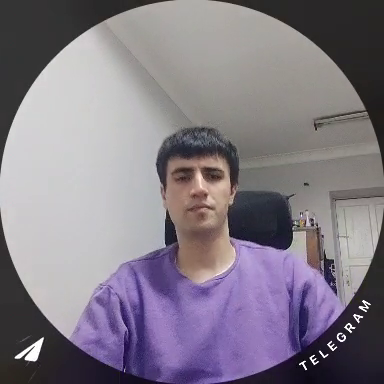
#> input picture frame 24 of src/bas_bef_bed_example.mp4, 384 x 384 px, given in place of the camera
$ python collect_dataset.py
#> lines starting #> are read from the running program, lines starting #| are printed output that depends on the picture
"""
Инструмент сбора датасета жестов — сохранение в .mp4
======================================================
Записывает видео жестов с камеры и сохраняет как .mp4 файлы.

Установка:
    pip install opencv-python numpy

Использование:
    python collect_dataset.py

Структура сохранённых данных:
    my_dataset/
    ├── MOTHER/
    │   ├── 0.mp4
    │   ├── 1.mp4
    │   └── ...
    ├── FATHER/
    │   ├── 0.mp4
    │   └── ...
    └── classes.npy
"""

import os
import numpy as np
import cv2

# КОНФИГУРАЦИЯ

DATASET_DIR       = "./my_dataset"
SAMPLES_PER_CLASS = 60        # сколько видео на каждое слово
RECORD_SECONDS    = 2.0       # длина одной записи в секундах
FPS               = 30        # кадров в секунду
CAMERA_INDEX      = 0         # индекс камеры (0 = встроенная)
FRAME_W           = 640
FRAME_H           = 480

CLASSES = [
    "accident",
    "africa",
    "all",
    "apple",
    "basketball",
    "bed",
    "before",
    "bird",
    "birthday",
    "black"
]

FRAMES_PER_VIDEO = int(RECORD_SECONDS * FPS)   # кадров на одно видео

# ЗАПИСЬ ОДНОГО ВИДЕО

def record_video(cap, class_name: str, sample_idx: int):
    """
    Ожидает нажатия SPACE, затем записывает FRAMES_PER_VIDEO кадров.
    Возвращает:
        list[np.ndarray] — список BGR кадров
        "skip"           — пропустить класс
        None             — выход
    """

    # Ожидание нажатия SPACE
    while True:
        ret, frame = cap.read()
        if not ret:
            continue

        frame = cv2.flip(frame, 1)
        h, w  = frame.shape[:2]

        # Фон шапки
        cv2.rectangle(frame, (0, 0), (w, 75), (30, 30, 30), -1)
        cv2.putText(frame,
                    f"Sign: {class_name}   [{sample_idx + 1} / {SAMPLES_PER_CLASS}]",
                    (12, 32), cv2.FONT_HERSHEY_SIMPLEX, 0.85, (255, 255, 255), 2)
        cv2.putText(frame,
                    "SPACE - write   S - next word   Q - exit",
                    (12, 62), cv2.FONT_HERSHEY_SIMPLEX, 0.52, (180, 180, 180), 1)

        # Прогресс класса внизу
        done    = sample_idx
        bar_w   = int(w * done / SAMPLES_PER_CLASS)
        cv2.rectangle(frame, (0, h - 18), (w, h), (40, 40, 40), -1)
        cv2.rectangle(frame, (0, h - 18), (bar_w, h), (0, 180, 80), -1)
        cv2.putText(frame, f"{done}/{SAMPLES_PER_CLASS}",
                    (w - 80, h - 4), cv2.FONT_HERSHEY_SIMPLEX, 0.45,
                    (220, 220, 220), 1)

        cv2.imshow("Dataset collection", frame)
        key = cv2.waitKey(1) & 0xFF

        if key == ord("q"):
            return None
        if key == ord("s"):
            return "skip"
        if key == ord(" "):
            break

    # Обратный отсчёт 3..2..1
    for countdown in range(1, 0, -1):
        deadline = cv2.getTickCount() + int(cv2.getTickFrequency() * 0.8)
        while cv2.getTickCount() < deadline:
            ret, frame = cap.read()
            if not ret:
                continue
            frame = cv2.flip(frame, 1)
            h, w  = frame.shape[:2]
            cv2.rectangle(frame, (0, 0), (w, h), (0, 0, 150), 6)
            cv2.rectangle(frame, (0, 0), (w, 75), (0, 0, 150), -1)
            cv2.putText(frame, f"Get ready...  {countdown}",
                        (12, 52), cv2.FONT_HERSHEY_SIMPLEX, 1.3,
                        (255, 255, 255), 3)
            cv2.imshow("Dataset collection", frame)
            cv2.waitKey(1)

    # Запись кадров
    recorded_frames = []

    while len(recorded_frames) < FRAMES_PER_VIDEO:
        ret, frame = cap.read()
        if not ret:
            continue

        frame = cv2.flip(frame, 1)
        recorded_frames.append(frame.copy())

        h, w      = frame.shape[:2]
        progress  = len(recorded_frames) / FRAMES_PER_VIDEO
        bar_w     = int(w * progress)

        # Красная рамка — идёт запись
        cv2.rectangle(frame, (0, 0), (w, h), (0, 0, 220), 5)

        # Шапка
        cv2.rectangle(frame, (0, 0), (w, 60), (150, 0, 0), -1)
        cv2.putText(frame, f"● REC   {class_name}",
                    (12, 42), cv2.FONT_HERSHEY_SIMPLEX, 1.1,
                    (255, 255, 255), 2)

        # Прогресс записи
        cv2.rectangle(frame, (0, h - 22), (w, h), (40, 40, 40), -1)
        cv2.rectangle(frame, (0, h - 22), (bar_w, h), (0, 60, 220), -1)
        cv2.putText(frame,
                    f"{len(recorded_frames)}/{FRAMES_PER_VIDEO}  "
                    f"({len(recorded_frames)/FPS:.1f}s / {RECORD_SECONDS:.1f}s)",
                    (10, h - 6), cv2.FONT_HERSHEY_SIMPLEX, 0.5,
                    (255, 255, 255), 1)

        cv2.imshow("Dataset collection", frame)
        cv2.waitKey(1)

    # Зелёная вспышка — записано
    ret, frame = cap.read()
    if ret:
        frame = cv2.flip(frame, 1)
        h, w  = frame.shape[:2]
        cv2.rectangle(frame, (0, 0), (w, h), (0, 200, 0), 8)
        cv2.putText(frame, "  Written!",
                    (w // 2 - 130, h // 2),
                    cv2.FONT_HERSHEY_SIMPLEX, 1.8, (0, 220, 0), 4)
        cv2.imshow("Dataset collection", frame)
        cv2.waitKey(400)

    return recorded_frames


# СОХРАНЕНИЕ ВИДЕО

def save_video(frames: list, path: str):
    """Сохраняет список BGR кадров как .mp4 файл."""
    if not frames:
        return

    h, w = frames[0].shape[:2]
    fourcc = cv2.VideoWriter_fourcc(*"mp4v")
    writer = cv2.VideoWriter(path, fourcc, FPS, (w, h))

    for frame in frames:
        writer.write(frame)

    writer.release()


# ГЛАВНАЯ ФУНКЦИЯ

def main():
    print("=" * 55)
    print("  Сбор датасета жестов  →  .mp4")
    print("=" * 55)
    print(f"Классов        : {len(CLASSES)}")
    print(f"Видео / слово  : {SAMPLES_PER_CLASS}")
    print(f"Длина записи   : {RECORD_SECONDS}с  ({FRAMES_PER_VIDEO} кадров @ {FPS}fps)")
    print(f"Итого видео    : {len(CLASSES) * SAMPLES_PER_CLASS}")
    print(f"Папка          : {os.path.abspath(DATASET_DIR)}")
    print("=" * 55)

    # Создаём папки
    for cls in CLASSES:
        os.makedirs(os.path.join(DATASET_DIR, cls), exist_ok=True)

    # Сохраняем список классов сразу
    np.save(os.path.join(DATASET_DIR, "classes.npy"), np.array(CLASSES))

    cap = cv2.VideoCapture(CAMERA_INDEX)
    cap.set(cv2.CAP_PROP_FRAME_WIDTH,  FRAME_W)
    cap.set(cv2.CAP_PROP_FRAME_HEIGHT, FRAME_H)
    cap.set(cv2.CAP_PROP_FPS, FPS)

    if not cap.isOpened():
        print(f" Камера {CAMERA_INDEX} не найдена!")
        return

    print(f"\n Камера открыта: {int(cap.get(cv2.CAP_PROP_FRAME_WIDTH))}×"
          f"{int(cap.get(cv2.CAP_PROP_FRAME_HEIGHT))} @ "
          f"{int(cap.get(cv2.CAP_PROP_FPS))}fps")

    try:
        for class_name in CLASSES:
            class_dir = os.path.join(DATASET_DIR, class_name)

            # Считаем уже записанные видео
            existing = len([f for f in os.listdir(class_dir)
                            if f.endswith(".mp4")])

            print(f"\n Класс: {class_name}  "
                  f"(записано: {existing}/{SAMPLES_PER_CLASS})")

            if existing >= SAMPLES_PER_CLASS:
                print(f"    Пропускаю — уже {existing} видео")
                continue

            sample_idx = existing
            while sample_idx < SAMPLES_PER_CLASS:

                result = record_video(cap, class_name, sample_idx)

                if result is None:
                    print("\n⏹️  Выход")
                    return

                if isinstance(result, str) and result == "skip":
                    print(f"   ⏭️  Пропускаю класс {class_name}")
                    break

                # Сохраняем .mp4
                save_path = os.path.join(class_dir, f"{sample_idx}.mp4")
                save_video(result, save_path)
                size_kb = os.path.getsize(save_path) // 1024
                print(f"    {class_name}/{sample_idx}.mp4  ({size_kb} KB)")
                sample_idx += 1
#> this loop made 1 pass; (key q is pressed on pass 1)
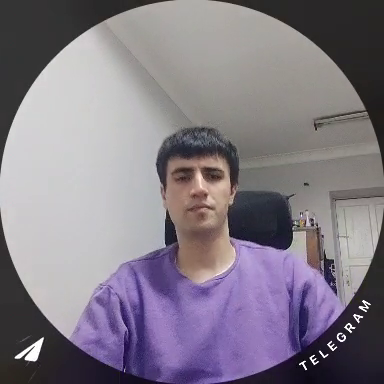
#> input picture frame 24 of src/bas_bef_bed_example.mp4, 384 x 384 px, given in place of the camera
#> pass 1, in record_video, `frame = cv2.flip(frame, 1)`:
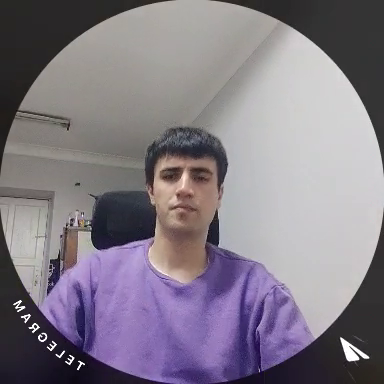
#> frame: shape (384, 384, 3); mean B, G, R 134.6, 123.4, 131.1
#> pass 1, in record_video, `cv2.imshow("Dataset collection", frame)`:
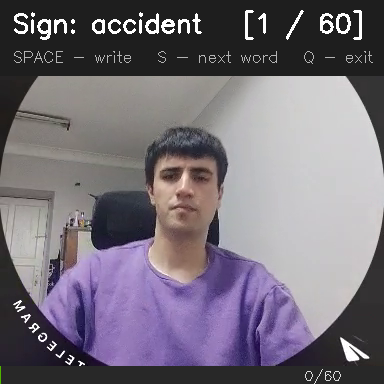
#> window 'Dataset collection': shape (384, 384, 3); mean B, G, R 121, 110.7, 117.4

        print("\n Сбор датасета завершён!")

    finally:
        cap.release()
        cv2.destroyAllWindows()

    # Итоговая статистика
    print("\n Итого:")
    total = 0
    for cls in CLASSES:
        class_dir = os.path.join(DATASET_DIR, cls)
        count = len([f for f in os.listdir(class_dir) if f.endswith(".mp4")])
        total += count
        done  = "" if count >= SAMPLES_PER_CLASS else "⏳"
        bar   = "*" * count + "*" * max(0, SAMPLES_PER_CLASS - count)
        print(f"   {done} {cls:<15} {bar} {count}/{SAMPLES_PER_CLASS}")
    print(f"\n   Всего видео: {total}")


if __name__ == "__main__":
    main()

$ run again, starting later in the video
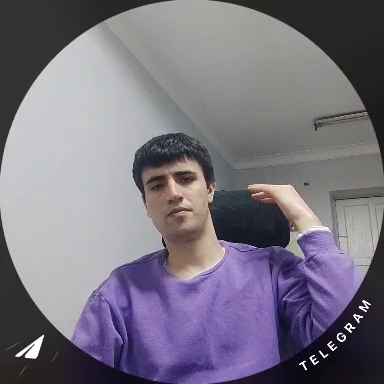
#> input picture frame 109 of src/bas_bef_bed_example.mp4, 384 x 384 px, given in place of the camera
#> the loop in main, `while sample_idx < SAMPLES_PER_CLASS: ` made 1 pass; (key q is pressed on pass 1)
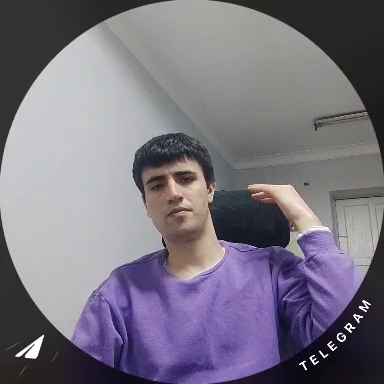
#> input picture frame 109 of src/bas_bef_bed_example.mp4, 384 x 384 px, given in place of the camera
#> pass 1, in record_video, `frame = cv2.flip(frame, 1)`:
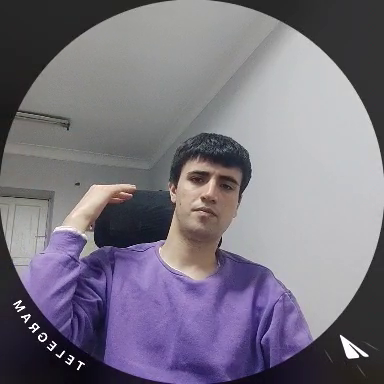
#> frame: shape (384, 384, 3); mean B, G, R 128.6, 115.7, 121.1
#> pass 1, in record_video, `cv2.imshow("Dataset collection", frame)`:
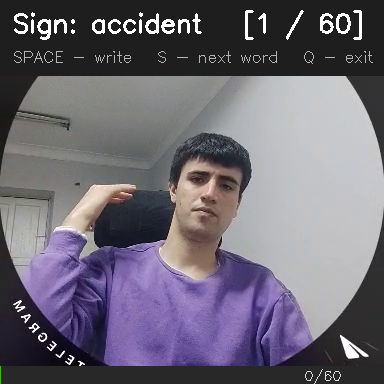
#> window 'Dataset collection': shape (384, 384, 3); mean B, G, R 115.7, 104, 108.9

$ run again, starting later in the video
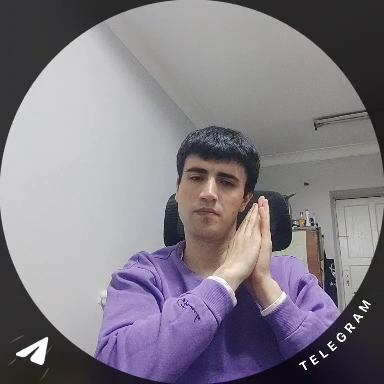
#> input picture frame 195 of src/bas_bef_bed_example.mp4, 384 x 384 px, given in place of the camera
#> the loop in main, `while sample_idx < SAMPLES_PER_CLASS: ` made 1 pass; (key q is pressed on pass 1)
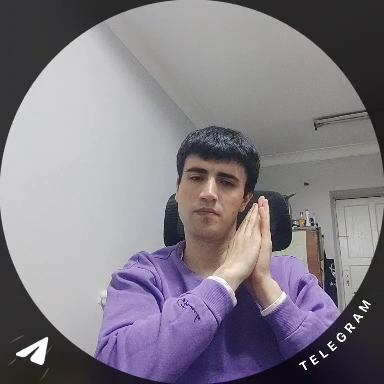
#> input picture frame 195 of src/bas_bef_bed_example.mp4, 384 x 384 px, given in place of the camera
#> pass 1, in record_video, `frame = cv2.flip(frame, 1)`:
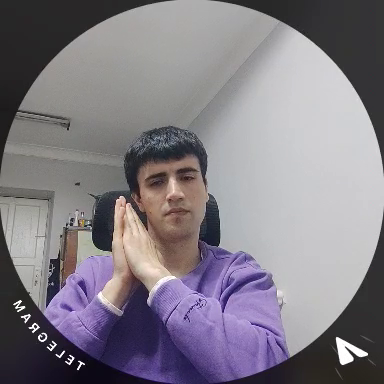
#> frame: shape (384, 384, 3); mean B, G, R 133.6, 124.8, 130.2
#> pass 1, in record_video, `cv2.imshow("Dataset collection", frame)`:
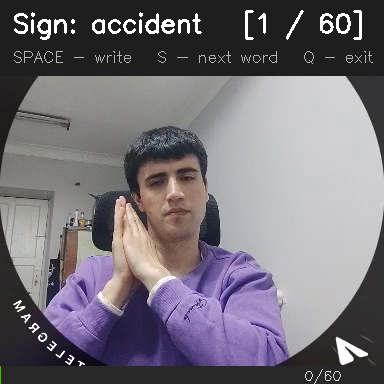
#> window 'Dataset collection': shape (384, 384, 3); mean B, G, R 119.8, 112.2, 117
